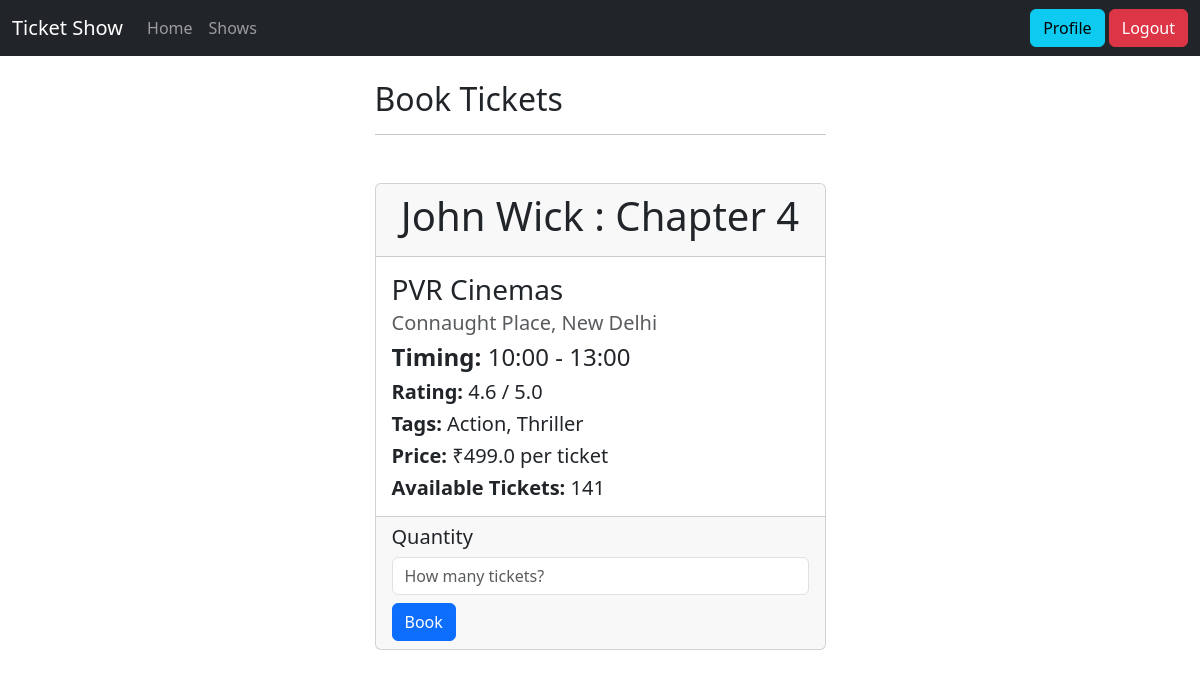
The page /book_tickets/1 (signed in) on the database its author committed.
### application/models.py (models this page shows, shortened)
class Show(db.Model):
    __tablename__ = 'Show'
    id = db.Column(db.Integer, primary_key=True, autoincrement=True)
    name = db.Column(db.String(100), nullable=False)
    rating = db.Column(db.Float, nullable=False)
    timing = db.Column(db.String(20), nullable=False)
    tags = db.Column(db.String(100), nullable=False)
    ticket_price = db.Column(db.Float, nullable=False)
    capacity = db.Column(db.Integer, nullable=False)
    venue_id = db.Column(db.Integer, db.ForeignKey('Venue.id'), nullable=False)
    tickets = db.relationship('Ticket', backref='Show', lazy=True)
    def available_tickets(self):
        tickets_sold = sum(ticket.quantity for ticket in self.tickets)
        return self.capacity - tickets_sold

class Venue(db.Model):
    __tablename__ = 'Venue'
    id = db.Column(db.Integer, primary_key=True, autoincrement=True)
    name = db.Column(db.String(100), nullable=False)
    place = db.Column(db.String(100), nullable=False)
    location = db.Column(db.String(100), nullable=False)
    capacity = db.Column(db.Integer, nullable=False)
    shows = db.relationship('Show', backref='Venue', lazy=True)

class Ticket(db.Model):
    __tablename__ = 'Ticket'
    id = db.Column(db.Integer, primary_key=True, autoincrement=True)
    quantity = db.Column(db.Integer, nullable=False)
    user_id = db.Column(db.Integer, db.ForeignKey('User.id'))
    show_id = db.Column(db.Integer, db.ForeignKey('Show.id'), nullable=False)

### application/routes.py (the view, shortened to what this page needs)
@app.route('/book_tickets/<int:id>', methods=['GET', 'POST'])
@login_required
def book_tickets(id):
    show = Show.query.filter_by(id=id).first()
    return render_template('book_tickets.html', show=show)

### application/auth.py (called while the page is built)
@login_manager.user_loader
def load_user(user_id):
    return User.query.get(int(user_id))

### application/models.py (called while the page is built)
    def is_admin(self):
        return self.role == 'admin'

### templates/book_tickets.html
{% extends "base.html" %} {% block content %}
<div class="row justify-content-center">
    <div class="col-lg-5">
        <h2>Book Tickets</h2>
        <hr />
        <div class="card mt-5">
            <div class="card-header">
                <h1 class="text-center">{{ show.name }}</h1>
            </div>
            <div class="card-body">
                <h3 class="card-title">{{ show.Venue.name }}</h3>
                <h5 class="card-subtitle mb-2 text-body-secondary">
                    {{ show.Venue.place }}, {{ show.Venue.location }}
                </h5>
                <h4 class="card-text"><b>Timing:</b> {{ show.timing }}</h4>
                <h5 class="card-text">
                    <b>Rating:</b> {{ show.rating }} / 5.0
                </h5>
                <h5 class="card-text"><b>Tags:</b> {{ show.tags }}</h5>
                <h5 class="card-text">
                    <b>Price:</b> ₹{{ show.ticket_price }} per ticket
                </h5>
                <h5 class="card-text">
                    <b>Available Tickets:</b> {{ show.available_tickets() }}
                </h5>
            </div>
            <div class="card-footer">
                <form method="POST">
                    <div class="form-group">
                        <label for="quantity"><h5>Quantity</h5></label>
                        <input
                            type="number"
                            class="form-control"
                            id="quantity"
                            name="quantity"
                            placeholder="How many tickets?"
                            min="1"
                            max="{{ show.available_tickets() }}"
                            required
                        />
                    </div>
                    <div style="margin-top: 0.5rem">
                        <button type="submit" class="btn btn-primary">
                            Book
                        </button>
                    </div>
                </form>
            </div>
        </div>
    </div>
</div>
{% endblock %}

### rows shown on the page
Show: name "John Wick : Chapter 4", timing "10:00 - 13:00", rating "4.6", tags "Action, Thriller", ticket_price "499.0"
Venue: Venue.name "PVR Cinemas", Venue.place "Connaught Place", Venue.location "New Delhi"
Ticket: available_tickets "141"
